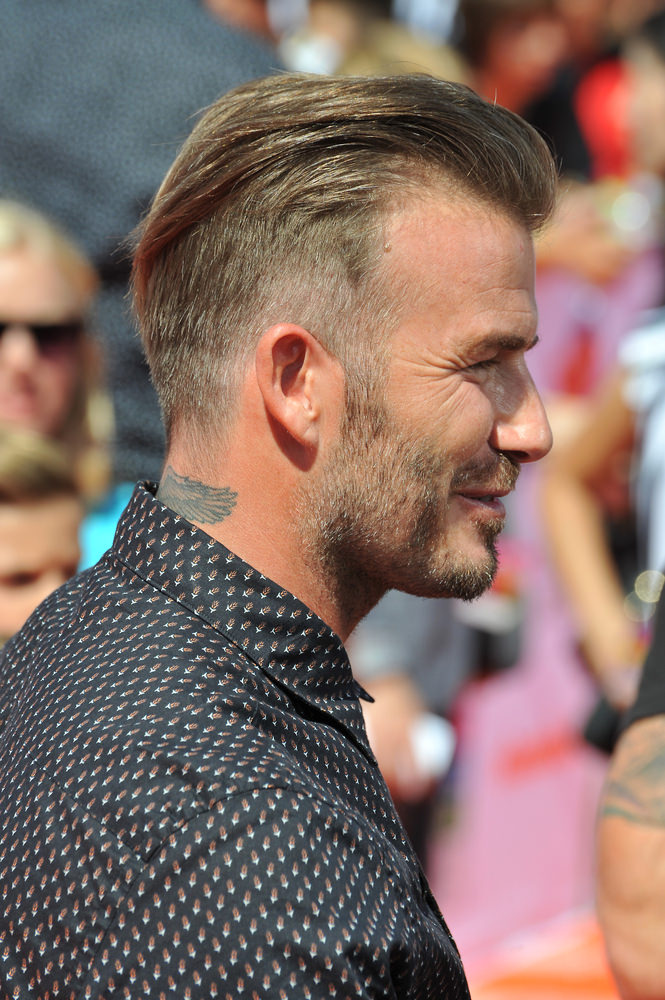
#> input picture src/test/beckham2.jpg, 665 x 1000 px
$ python -i face_preprocess.py   (imports and definitions only)
#> lines starting #> are read from the running program, lines starting #| are printed output that depends on the picture

import cv2
import numpy as np
from skimage import transform as trans


def preprocess(img, bbox=None, landmark=None, **kwargs):
  M = None
  image_size = []
  str_image_size = kwargs.get('image_size', '')
  if len(str_image_size)>0:
    image_size = [int(x) for x in str_image_size.split(',')]
    if len(image_size)==1:
      image_size = [image_size[0], image_size[0]]
    assert len(image_size)==2
    assert image_size[0]==112
    assert image_size[0]==112 or image_size[1]==96
  if landmark is not None:
    assert len(image_size)==2
    src = np.array([
      [30.2946, 51.6963],
      [65.5318, 51.5014],
      [48.0252, 71.7366],
      [33.5493, 92.3655],
      [62.7299, 92.2041] ], dtype=np.float32 )
    if image_size[1]==112:
      src[:,0] += 8.0
    dst = landmark.astype(np.float32)

    tform = trans.SimilarityTransform()
    tform.estimate(dst, src)
    M = tform.params[0:2,:]
    #M = cv2.estimateRigidTransform( dst.reshape(1,5,2), src.reshape(1,5,2), False)

  if M is None:
    if bbox is None: #use center crop
      det = np.zeros(4, dtype=np.int32)
      det[0] = int(img.shape[1]*0.0625)
      det[1] = int(img.shape[0]*0.0625)
      det[2] = img.shape[1] - det[0]
      det[3] = img.shape[0] - det[1]
    else:
      det = bbox
    margin = kwargs.get('margin', 44)
    bb = np.zeros(4, dtype=np.int32)
    bb[0] = np.maximum(det[0]-margin/2, 0)
    bb[1] = np.maximum(det[1]-margin/2, 0)
    bb[2] = np.minimum(det[2]+margin/2, img.shape[1])
    bb[3] = np.minimum(det[3]+margin/2, img.shape[0])
    ret = img[bb[1]:bb[3],bb[0]:bb[2],:]
    if len(image_size)>0:
      ret = cv2.resize(ret, (image_size[1], image_size[0]))
    return ret
  else: #do align using landmark
    assert len(image_size)==2

    warped = cv2.warpAffine(img,M,(image_size[1],image_size[0]), borderValue = 0.0)

    return warped

>>> import cv2
>>> picture = cv2.imread('test/beckham2.jpg')
#> picture is the input picture: shape (1000, 665, 3); mean B, G, R 102.3, 110.1, 133.4
>>> result = preprocess(picture)
#> in preprocess, `ret = img[bb[1]:bb[3],bb[0]:bb[2],:]`:
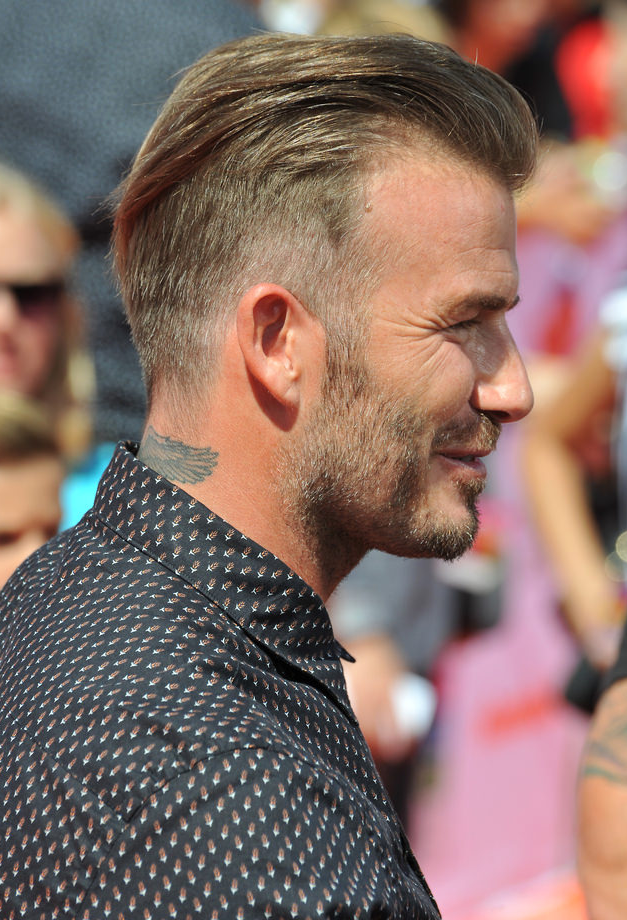
#> ret: shape (920, 627, 3); mean B, G, R 102.1, 109.8, 134
